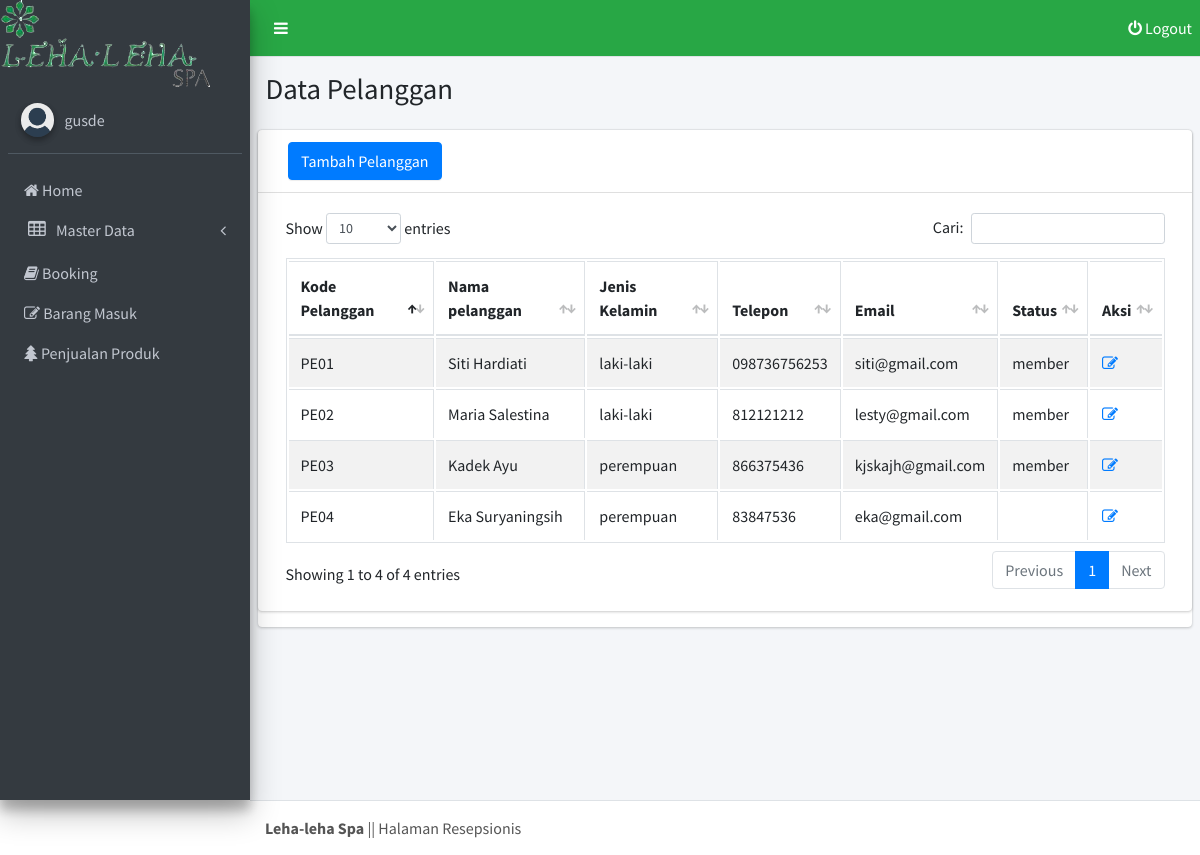
The page /resepsionis/pelanggan/index.php (signed in) on the database its author committed.
### tables this page shows
CREATE TABLE `pelanggan` (
  `kd_pelanggan` varchar(10) NOT NULL,
  `nama_pelanggan` varchar(25) NOT NULL,
  `jenis_kelamin` varchar(15) NOT NULL,
  `telp_pelanggan` varchar(15) NOT NULL,
  `email` varchar(25) NOT NULL,
  `status` varchar(15) NOT NULL
);

### resepsionis/pelanggan/index.php (the view, shortened to what this page needs)
<?php
  include '../config.php';
?>
<!DOCTYPE html>
<html>
<head>
  <?php include '../style2.php'; ?>
  </head>
<body class="hold-transition sidebar-mini">
<div class="wrapper">
  <?php include '../top.php' ?>
  <?php include 'sidebar.php' ?>
  <div class="content-wrapper">
    <section class="content-header">
      <div class="container-fluid">
        <div class="row mb-2">
          <div class="col-sm-6">
            <h1>Data Pelanggan</h1>
          </div>
        </div>
      </div>
    </section>
    <section class="content">
      <div class="row">
        <div class="col-12">
          <div class="card">
          <div class="card">
            <div class="card-header">
              <a href="tambah.php" name="btntambah" class="btn btn-primary" style="margin-left: 10px;">Tambah Pelanggan</a>
            </div>
            <div class="card-body">
            <?php
            $hasil =  mysqli_query($connect, "SELECT * FROM pelanggan");
              echo "<table id=\"example1\" class= \"table table-bordered table-striped\">
                <thead>
                <tr>
                  <th>Kode Pelanggan</th>
                  <th>Nama pelanggan</th>
                  <th>Jenis Kelamin</th>
                  <th>Telepon</th>
                  <th>Email</th>
                  <th>Status</th>
                  <th>Aksi</th>
                </tr>
                </thead>
                <tbody>";
                while ($data=mysqli_fetch_array($hasil)){
                echo "<tr>
                  <td>$data[kd_pelanggan]</td>
                  <td>$data[nama_pelanggan]</td>
                  <td>$data[jenis_kelamin]</td>
                  <td>$data[telp_pelanggan]</td>
                  <td>$data[email]</td>
                  <td>$data[status]</td>
                  <td><a href=\"edit.php?kd_pelanggan=$data[kd_pelanggan]\" class=\"fa fa-edit\"></a>
                </tr>";
                  }
                 echo"</tfoot>
                </table>";
              ?>
            </div>
          </div>
        </div>
      </div>
    </section>
  </div>
  <?php include'../footer.php' ?>
</div>
</body>
</html>

### resepsionis/style2.php (shortened to what this page needs)
<link rel="stylesheet" href="https://maxcdn.bootstrapcdn.com/font-awesome/4.4.0/css/font-awesome.min.css">
  <link rel="stylesheet" href="https://code.ionicframework.com/ionicons/2.0.1/css/ionicons.min.css">
  <link rel="stylesheet" href="../../plugins/datatables/dataTables.bootstrap4.css">
  <link rel="stylesheet" href="../../dist/css/adminlte.min.css">
  <link rel="stylesheet" href="../plugins/fullcalendar/fullcalendar.min.css">
  <link rel="stylesheet" href="../plugins/fullcalendar/fullcalendar.print.css" media="print">
  <link rel="stylesheet" href="../../plugins/daterangepicker/daterangepicker-bs3.css">
  <link rel="stylesheet" href="../../plugins/iCheck/all.css">
  <link rel="stylesheet" href="../../plugins/colorpicker/bootstrap-colorpicker.min.css">
  <link rel="stylesheet" href="../../plugins/timepicker/bootstrap-timepicker.min.css">
  <link rel="stylesheet" href="../../plugins/select2/select2.min.css">
  <link rel="stylesheet" href="../../dist/css/adminlte.min.css">

### resepsionis/top.php (shortened to what this page needs)
<nav class="main-header navbar navbar-expand bg-success navbar-light border-bottom">
    <ul class="navbar-nav">
      <li class="nav-item">
        <a class="nav-link" data-widget="pushmenu" href="#"><i class="fa fa-bars"></i></a>
      </li>
    </ul>
    <div class="navbar-custom-menu">
        <ul class="nav navbar-nav">
            <a href="../../logout.php">
              <i class="fa fa-power-off"></i> Logout
            </a>
      </div>
  </nav>

### resepsionis/pelanggan/sidebar.php (shortened to what this page needs)
<aside class="main-sidebar sidebar-dark-primary elevation-4">
   <img src="../../lehaleha2.png">
    <div class="sidebar">
      <div class="user-panel mt-3 pb-3 mb-3 d-flex">
        <div class="image">
          <img src="../../dist/img/user2-160x160.jpg" class="img-circle elevation-2" alt="User Image">
        </div>
        <div class="info">
          <a href="#" class="d-block"><?php echo"$_SESSION[nama]" ?></a>
        </div>
      </div>
      <nav class="mt-2">
        <ul class="nav nav-pills nav-sidebar flex-column" data-widget="treeview" role="menu" data-accordion="false">
          <li >
            <a href="../index.php" class="nav-link">
              <i class="nav-icon fa fa-home"></i>
              <p>
                Home
              </p>
            </a>
           <li class="nav-item has-treeview">
            <a href="#" class="nav-link">
              <i class="nav-icon fa fa-table"></i>
              <p>
                Master Data
                <i class="fa fa-angle-left right"></i>
              </p>
            </a>
          </li>
          <li >
            <a href="../booking" class="nav-link">
              <i class="nav-icon fa fa-book"></i>
              <p>
                Booking
              </p>
            </a>
          </li>
          <li >
            <a href="../barang_masuk" class="nav-link">
              <i class="nav-icon fa fa-edit"></i>
              <p>
                Barang Masuk
              </p>
            </a>
          </li>
          <li >
            <a href="../penjualan" class="nav-link">
              <i class="nav-icon fa fa-tree"></i>
              <p>
                Penjualan Produk
              </p>
            </a>
          </li>
        </ul>
      </nav>
    </div>
  </aside>

### resepsionis/footer.php
<footer class="main-footer">
    <strong>Leha-leha Spa </strong> || Halaman Resepsionis
  </footer>

### rows shown on the page
pelanggan: kd_pelanggan "PE01", nama_pelanggan "Siti Hardiati", jenis_kelamin "laki-laki", telp_pelanggan "098736756253", email "siti@gmail.com", status "member"
pelanggan: kd_pelanggan "PE02", nama_pelanggan "Maria Salestina", jenis_kelamin "laki-laki", telp_pelanggan "812121212", email "lesty@gmail.com", status "member"
pelanggan: kd_pelanggan "PE03", nama_pelanggan "Kadek Ayu", jenis_kelamin "perempuan", telp_pelanggan "866375436", email "kjskajh@gmail.com", status "member"
pelanggan: kd_pelanggan "PE04", nama_pelanggan "Eka Suryaningsih", jenis_kelamin "perempuan", telp_pelanggan "83847536", email "eka@gmail.com"

### other values the page prints
$_SESSION[nama] "gusde"
